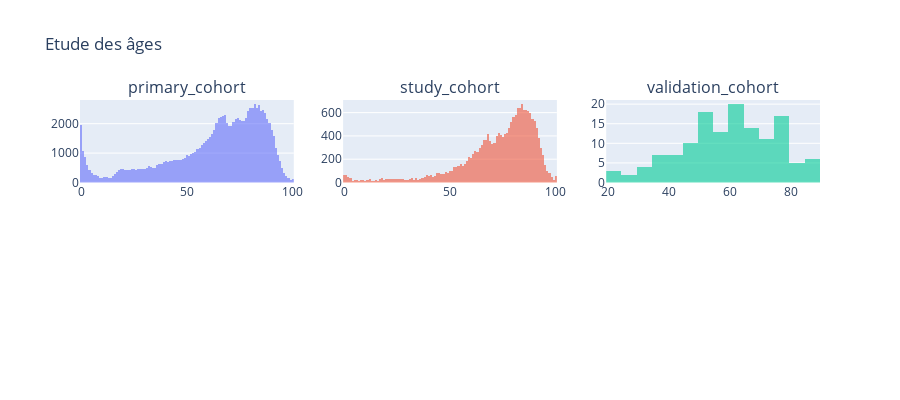
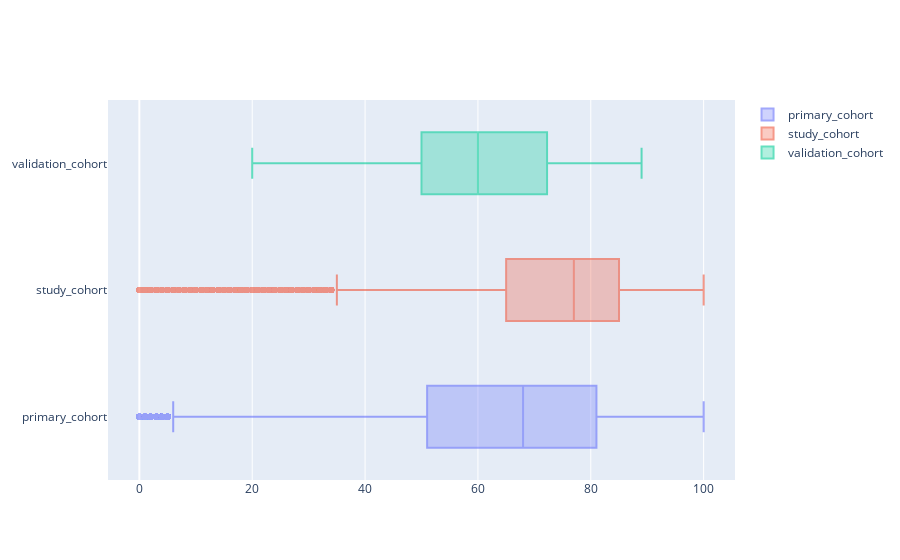

These figures' notebook cell, in order:
### Markdown cell above
### 2. Répartition des ages

### Code cell
fig = make_subplots(rows=2, cols=3, subplot_titles=cohorts)

for i, cohort in enumerate(cohorts):
    fig.add_trace(
        go.Histogram(x=dict_df[cohort].age_years, name=cohort, opacity=0.6),
        row=1, col=i+1
    )


fig.update_layout(
    title="Etude des âges",
    showlegend=False,
    height=400,
    width=900
)

fig.show()

fig = go.Figure()
for cohort in cohorts:
    fig.add_trace(
        go.Box(x=dict_df[cohort].age_years, name=cohort, opacity=0.6),

    )


fig.update_layout(barmode='group')  # ✅ côte à côte
fig.show()

### Figure 1 — Plotly figure (JSON) as saved in the notebook; plotly's stock layout.template omitted (floating-point values rounded to 4 significant figures; data arrays with more than 128 entries replaced by an {"elided": "..."} marker saying what was removed)
{"data": [{"name": "primary_cohort", "opacity": 0.6, "type": "histogram", "x": {"elided": "110204 int values"}, "xaxis": "x", "yaxis": "y"}, {"name": "study_cohort", "opacity": 0.6, "type": "histogram", "x": {"elided": "19051 int values"}, "xaxis": "x2", "yaxis": "y2"}, {"name": "validation_cohort", "opacity": 0.6, "type": "histogram", "x": {"elided": "137 int values"}, "xaxis": "x3", "yaxis": "y3"}], "layout": {"annotations": [{"font": {"size": 16}, "showarrow": false, "text": "primary_cohort", "x": 0.1444, "xanchor": "center", "xref": "paper", "y": 1, "yanchor": "bottom", "yref": "paper"}, {"font": {"size": 16}, "showarrow": false, "text": "study_cohort", "x": 0.5, "xanchor": "center", "xref": "paper", "y": 1, "yanchor": "bottom", "yref": "paper"}, {"font": {"size": 16}, "showarrow": false, "text": "validation_cohort", "x": 0.8556, "xanchor": "center", "xref": "paper", "y": 1, "yanchor": "bottom", "yref": "paper"}], "height": 400, "showlegend": false, "title": {"text": "Etude des âges"}, "width": 900, "xaxis": {"anchor": "y", "domain": [0, 0.2889]}, "xaxis2": {"anchor": "y2", "domain": [0.3556, 0.6444]}, "xaxis3": {"anchor": "y3", "domain": [0.7111, 1]}, "xaxis4": {"anchor": "y4", "domain": [0, 0.2889]}, "xaxis5": {"anchor": "y5", "domain": [0.3556, 0.6444]}, "xaxis6": {"anchor": "y6", "domain": [0.7111, 1]}, "yaxis": {"anchor": "x", "domain": [0.625, 1]}, "yaxis2": {"anchor": "x2", "domain": [0.625, 1]}, "yaxis3": {"anchor": "x3", "domain": [0.625, 1]}, "yaxis4": {"anchor": "x4", "domain": [0, 0.375]}, "yaxis5": {"anchor": "x5", "domain": [0, 0.375]}, "yaxis6": {"anchor": "x6", "domain": [0, 0.375]}}}

### Figure 2 — Plotly figure (JSON) as saved in the notebook; plotly's stock layout.template omitted (floating-point values rounded to 4 significant figures; data arrays with more than 128 entries replaced by an {"elided": "..."} marker saying what was removed)
{"data": [{"name": "primary_cohort", "opacity": 0.6, "type": "box", "x": {"elided": "110204 int values"}}, {"name": "study_cohort", "opacity": 0.6, "type": "box", "x": {"elided": "19051 int values"}}, {"name": "validation_cohort", "opacity": 0.6, "type": "box", "x": {"elided": "137 int values"}}], "layout": {"barmode": "group"}}
